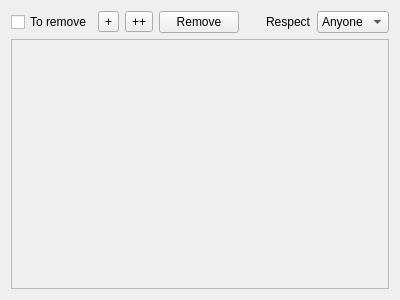
<?xml version="1.0" encoding="UTF-8"?>
<ui version="4.0">
 <class>GroupClaus</class>
 <widget class="QWidget" name="GroupClaus">
  <property name="geometry">
   <rect>
    <x>0</x>
    <y>0</y>
    <width>400</width>
    <height>300</height>
   </rect>
  </property>
  <property name="windowTitle">
   <string>Form</string>
  </property>
  <layout class="QVBoxLayout" name="verticalLayout">
   <item>
    <layout class="QHBoxLayout" name="horizontalLayout">
     <item>
      <widget class="QCheckBox" name="checkBox">
       <property name="text">
        <string>To remove</string>
       </property>
      </widget>
     </item>
     <item>
      <widget class="QToolButton" name="w_add">
       <property name="text">
        <string>+</string>
       </property>
      </widget>
     </item>
     <item>
      <widget class="QToolButton" name="w_addGroup">
       <property name="text">
        <string>++</string>
       </property>
      </widget>
     </item>
     <item>
      <widget class="QPushButton" name="w_remove">
       <property name="text">
        <string>Remove</string>
       </property>
      </widget>
     </item>
     <item>
      <spacer name="horizontalSpacer">
       <property name="orientation">
        <enum>Qt::Horizontal</enum>
       </property>
       <property name="sizeHint" stdset="0">
        <size>
         <width>40</width>
         <height>20</height>
        </size>
       </property>
      </spacer>
     </item>
     <item>
      <widget class="QLabel" name="label">
       <property name="text">
        <string>Respect</string>
       </property>
      </widget>
     </item>
     <item>
      <widget class="QComboBox" name="comboBox">
       <item>
        <property name="text">
         <string>Anyone</string>
        </property>
       </item>
       <item>
        <property name="text">
         <string>All</string>
        </property>
       </item>
      </widget>
     </item>
    </layout>
   </item>
   <item>
    <widget class="QScrollArea" name="scrollArea">
     <property name="widgetResizable">
      <bool>true</bool>
     </property>
     <widget class="QWidget" name="scrollAreaWidgetContents">
      <property name="geometry">
       <rect>
        <x>0</x>
        <y>0</y>
        <width>380</width>
        <height>249</height>
       </rect>
      </property>
      <layout class="QVBoxLayout" name="verticalLayout_2"/>
     </widget>
    </widget>
   </item>
  </layout>
 </widget>
 <resources/>
 <connections/>
</ui>
